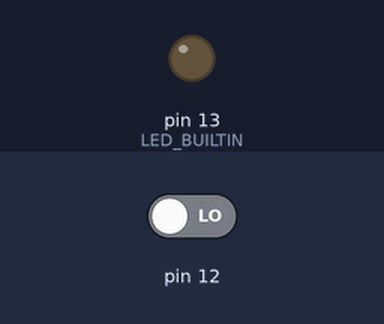
This sketch was run on a simulated Arduino Uno, built with avr-gcc and run on an emulated ATmega328P. On the bench: output pins drawn as LEDs (lit = HIGH). Inputs (shaded band) come from the test bench; at power-on: pin 12 LOW.

Above: at 1.2 s.
1.3 s: pin 12 driven HIGH
At 1.9 s:
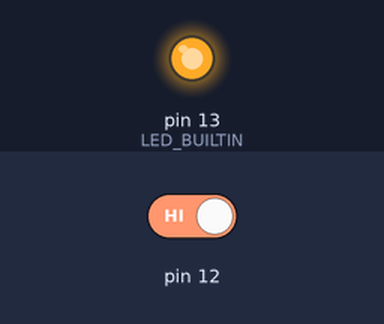
2.8 s: pin 12 driven LOW
At 3.2 s:
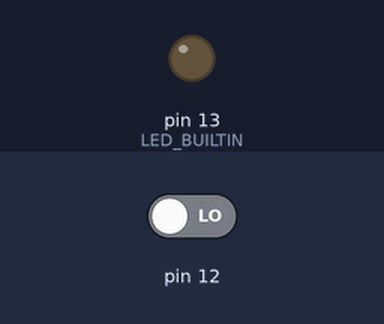
Timing chart, 0 to 5.8 s (numbered marks = the images above; inputs shaded):
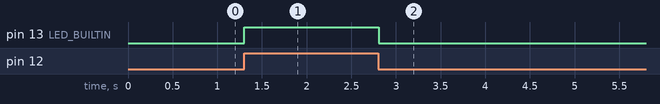

Measured:
- after the input at 1.3 s, pin 13 (LED_BUILTIN): LOW → HIGH at once
- after the input at 2.8 s, pin 13 (LED_BUILTIN): HIGH → LOW at once

The sketch:

botao_led_v2.ino
```cpp
/*
 * Acende o led ao se pressionar o botão
 *
 */

int estadoBotao = 0;

// Preparação do Arduino, este código irá rodar uma única vez
void setup()
{
	//Porta 12 (Botão) em modo de entrada(leitura)
	pinMode(12, INPUT);

	//Porta 13 (LED_BUILTIN) em modo de saída(escrita)
	pinMode(LED_BUILTIN, OUTPUT);
}

void loop() {
	//Leitura do botão na porta 12
	estadoBotao = digitalRead(12);

	//Mostra o conteúdo da variável estadoBotao no monitor serial
	Serial.println(estadoBotao);

	//Se estado do botão igual a HIGH acende o LED na porta 13
	if (estadoBotao == HIGH) {
		//Escrevemos HIGH(1) no pino digital 13
		digitalWrite(LED_BUILTIN, HIGH);
	} else {
		//Escrevemos LOW(0) no pino digital 13
		digitalWrite(LED_BUILTIN, LOW);
	}
	//Atrase um pouco para melhorar o desempenho da simulação
	delay(10);
}
```
